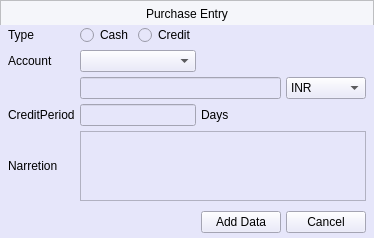
<?xml version="1.0" encoding="UTF-8"?>
<ui version="4.0">
 <class>MainWindow</class>
 <widget class="QMainWindow" name="MainWindow">
  <property name="geometry">
   <rect>
    <x>0</x>
    <y>0</y>
    <width>362</width>
    <height>231</height>
   </rect>
  </property>
  <property name="windowTitle">
   <string>MainWindow</string>
  </property>
  <property name="styleSheet">
   <string notr="true"/>
  </property>
  <widget class="QWidget" name="centralwidget">
   <property name="styleSheet">
    <string notr="true"/>
   </property>
   <layout class="QGridLayout" name="gridLayout">
    <property name="leftMargin">
     <number>0</number>
    </property>
    <property name="topMargin">
     <number>0</number>
    </property>
    <property name="rightMargin">
     <number>0</number>
    </property>
    <property name="bottomMargin">
     <number>0</number>
    </property>
    <property name="spacing">
     <number>0</number>
    </property>
    <item row="0" column="0">
     <widget class="QFrame" name="fheader">
      <property name="minimumSize">
       <size>
        <width>0</width>
        <height>25</height>
       </size>
      </property>
      <property name="maximumSize">
       <size>
        <width>16777215</width>
        <height>25</height>
       </size>
      </property>
      <property name="styleSheet">
       <string notr="true">background-color:#f5f6fa;
font: 63 11pt &quot;Segoe UI Semibold&quot;;
color:#000000</string>
      </property>
      <property name="frameShape">
       <enum>QFrame::StyledPanel</enum>
      </property>
      <property name="frameShadow">
       <enum>QFrame::Raised</enum>
      </property>
      <layout class="QGridLayout" name="gridLayout_3">
       <property name="leftMargin">
        <number>0</number>
       </property>
       <property name="topMargin">
        <number>0</number>
       </property>
       <property name="rightMargin">
        <number>0</number>
       </property>
       <property name="bottomMargin">
        <number>0</number>
       </property>
       <property name="spacing">
        <number>0</number>
       </property>
       <item row="0" column="0">
        <widget class="QLabel" name="label_6">
         <property name="minimumSize">
          <size>
           <width>0</width>
           <height>25</height>
          </size>
         </property>
         <property name="text">
          <string>Purchase Entry</string>
         </property>
         <property name="alignment">
          <set>Qt::AlignCenter</set>
         </property>
        </widget>
       </item>
      </layout>
     </widget>
    </item>
    <item row="1" column="0">
     <widget class="QWidget" name="widget" native="true">
      <property name="styleSheet">
       <string notr="true">QWidget{
	background-color: rgb(230, 230, 250);
}

QPushButton:hover {
  border-radius: 05px;
  color:#000000;
  background-color:#9BA4B5;
  border: 0px solid ;
}</string>
      </property>
      <layout class="QGridLayout" name="gridLayout_2">
       <property name="leftMargin">
        <number>3</number>
       </property>
       <property name="topMargin">
        <number>0</number>
       </property>
       <property name="rightMargin">
        <number>3</number>
       </property>
       <property name="bottomMargin">
        <number>0</number>
       </property>
       <property name="spacing">
        <number>5</number>
       </property>
       <item row="0" column="1">
        <widget class="QLabel" name="label_3">
         <property name="text">
          <string>Type</string>
         </property>
        </widget>
       </item>
       <item row="0" column="2">
        <widget class="QRadioButton" name="rbCash">
         <property name="text">
          <string>Cash</string>
         </property>
        </widget>
       </item>
       <item row="0" column="3">
        <widget class="QRadioButton" name="rbCredit">
         <property name="text">
          <string>Credit</string>
         </property>
        </widget>
       </item>
       <item row="0" column="4">
        <widget class="Line" name="line_5">
         <property name="styleSheet">
          <string notr="true">background-color: transparent</string>
         </property>
         <property name="orientation">
          <enum>Qt::Vertical</enum>
         </property>
        </widget>
       </item>
       <item row="1" column="0">
        <widget class="Line" name="line">
         <property name="orientation">
          <enum>Qt::Horizontal</enum>
         </property>
        </widget>
       </item>
       <item row="1" column="1">
        <widget class="QLabel" name="label">
         <property name="text">
          <string>Account</string>
         </property>
        </widget>
       </item>
       <item row="1" column="2" colspan="2">
        <widget class="QComboBox" name="cbAccountName"/>
       </item>
       <item row="2" column="2" colspan="3">
        <widget class="QLineEdit" name="leAmount">
         <property name="placeholderText">
          <string/>
         </property>
        </widget>
       </item>
       <item row="2" column="5">
        <widget class="QComboBox" name="cbCurrency">
         <item>
          <property name="text">
           <string>INR</string>
          </property>
         </item>
         <item>
          <property name="text">
           <string>USD</string>
          </property>
         </item>
        </widget>
       </item>
       <item row="2" column="6">
        <widget class="Line" name="line_2">
         <property name="orientation">
          <enum>Qt::Horizontal</enum>
         </property>
        </widget>
       </item>
       <item row="3" column="1">
        <widget class="QLabel" name="label_4">
         <property name="text">
          <string>CreditPeriod</string>
         </property>
        </widget>
       </item>
       <item row="3" column="2" colspan="2">
        <widget class="QLineEdit" name="lineEdit"/>
       </item>
       <item row="3" column="4">
        <widget class="QLabel" name="label_5">
         <property name="text">
          <string>Days</string>
         </property>
        </widget>
       </item>
       <item row="4" column="1">
        <widget class="QLabel" name="label_2">
         <property name="text">
          <string>Narretion</string>
         </property>
        </widget>
       </item>
       <item row="4" column="2" colspan="4">
        <widget class="QTextBrowser" name="tbNarretion">
         <property name="textInteractionFlags">
          <set>Qt::LinksAccessibleByKeyboard|Qt::LinksAccessibleByMouse|Qt::TextBrowserInteraction|Qt::TextEditable|Qt::TextEditorInteraction|Qt::TextSelectableByKeyboard|Qt::TextSelectableByMouse</set>
         </property>
        </widget>
       </item>
       <item row="5" column="4">
        <widget class="Line" name="line_4">
         <property name="styleSheet">
          <string notr="true">background-color: transparent</string>
         </property>
         <property name="orientation">
          <enum>Qt::Vertical</enum>
         </property>
        </widget>
       </item>
       <item row="6" column="4">
        <widget class="QPushButton" name="pdAddRaw">
         <property name="text">
          <string>Add Data</string>
         </property>
         <property name="shortcut">
          <string>Enter</string>
         </property>
        </widget>
       </item>
       <item row="6" column="5">
        <widget class="QPushButton" name="pbcancel">
         <property name="text">
          <string>Cancel</string>
         </property>
         <property name="shortcut">
          <string>Esc</string>
         </property>
        </widget>
       </item>
       <item row="7" column="4">
        <widget class="Line" name="line_3">
         <property name="styleSheet">
          <string notr="true">background-color: transparent</string>
         </property>
         <property name="orientation">
          <enum>Qt::Vertical</enum>
         </property>
        </widget>
       </item>
      </layout>
     </widget>
    </item>
   </layout>
  </widget>
 </widget>
 <resources/>
 <connections/>
</ui>
